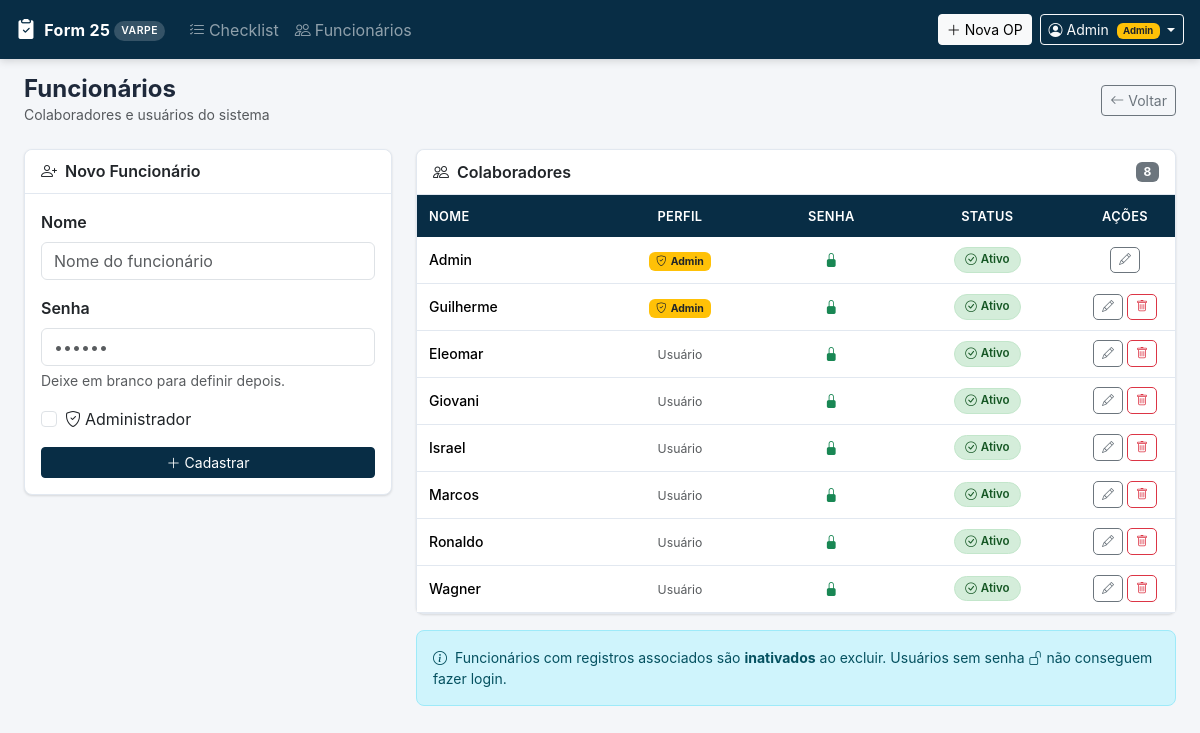
/funcionarios (signed in), run on the app's committed database.
### tables this page shows
CREATE TABLE funcionarios (
            id INTEGER PRIMARY KEY AUTOINCREMENT,
            nome TEXT NOT NULL UNIQUE,
            ativo INTEGER DEFAULT 1,
            created_at TEXT DEFAULT (datetime('now', 'localtime'))
        , senha_hash TEXT, is_admin INTEGER DEFAULT 0);

### app.py (the view)
@app.route("/funcionarios")
@login_required
def funcionarios():
    lista = db.listar_funcionarios()
    return render_template("funcionarios.html", funcionarios=lista)

### app.py (called while the page is built)
def login_required(f):
    @wraps(f)
    def decorated(*args, **kwargs):
        if "user_id" not in session:
            return redirect(url_for("login", next=request.path))
        return f(*args, **kwargs)
    return decorated

### database.py (called while the page is built)
def get_db():
    conn = sqlite3.connect(DB_PATH)
    conn.row_factory = sqlite3.Row
    return conn

def listar_funcionarios(apenas_ativos=False):
    conn = get_db()
    if apenas_ativos:
        rows = conn.execute(
            "SELECT * FROM funcionarios WHERE ativo=1 ORDER BY is_admin DESC, nome"
        ).fetchall()
    else:
        rows = conn.execute(
            "SELECT * FROM funcionarios ORDER BY ativo DESC, is_admin DESC, nome"
        ).fetchall()
    conn.close()
    return [dict(r) for r in rows]

### templates/funcionarios.html (shortened to what this page needs)
{% extends "base.html" %}
{% block content %}
<div class="d-flex align-items-center justify-content-between mb-4 flex-wrap gap-2">
  <div>
    <h1 class="h4 mb-0 fw-bold">Funcionários</h1>
    <p class="text-muted small mb-0">Colaboradores e usuários do sistema</p>
  </div>
  <a href="{{ url_for('index') }}" class="btn btn-sm btn-outline-secondary">
    <i class="bi bi-arrow-left me-1"></i>Voltar
  </a>
</div>
<div class="row g-4">
  <div class="col-lg-4">
    <div class="card sticky-top" style="top:1rem">
      <div class="card-header">
        <h6 class="mb-0 fw-semibold">
          {% if modo == 'editar' %}<i class="bi bi-pencil me-2"></i>Editar
          {% else %}<i class="bi bi-person-plus me-2"></i>Novo Funcionário{% endif %}
        </h6>
      </div>
      <div class="card-body">
        {% if modo == 'editar' and editando %}
        <form method="post" action="{{ url_for('funcionario_editar', func_id=editando.id) }}">
          <div class="mb-3">
            <label class="form-label fw-semibold">Nome</label>
            <input type="text" name="nome" class="form-control" value="{{ editando.nome }}" required>
          </div>
          <div class="mb-3">
            <label class="form-label fw-semibold">Nova Senha <small class="text-muted fw-normal">(deixe em branco para manter)</small></label>
            <input type="password" name="senha" class="form-control" placeholder="••••••">
          </div>
          {% if session.is_admin %}
          <div class="mb-3">
            <label class="form-label fw-semibold">Status</label>
            <div class="d-flex gap-3">
              <div class="form-check">
                <input class="form-check-input" type="radio" name="ativo" id="at1" value="1" {% if editando.ativo %}checked{% endif %}>
                <label class="form-check-label text-success fw-semibold" for="at1"><i class="bi bi-check-circle me-1"></i>Ativo</label>
              </div>
              <div class="form-check">
                <input class="form-check-input" type="radio" name="ativo" id="at0" value="0" {% if not editando.ativo %}checked{% endif %}>
                <label class="form-check-label text-secondary" for="at0"><i class="bi bi-pause-circle me-1"></i>Inativo</label>
              </div>
            </div>
          </div>
          <div class="mb-3">
            <label class="form-label fw-semibold">Perfil</label>
            <div class="d-flex gap-3">
              <div class="form-check">
                <input class="form-check-input" type="radio" name="is_admin" id="ia1" value="1" {% if editando.is_admin %}checked{% endif %}>
                <label class="form-check-label fw-semibold text-warning" for="ia1"><i class="bi bi-shield-check me-1"></i>Admin</label>
              </div>
              <div class="form-check">
                <input class="form-check-input" type="radio" name="is_admin" id="ia0" value="0" {% if not editando.is_admin %}checked{% endif %}>
                <label class="form-check-label" for="ia0"><i class="bi bi-person me-1"></i>Usuário</label>
              </div>
            </div>
          </div>
          {% else %}
          <input type="hidden" name="ativo" value="1">
          {% endif %}
          <div class="d-flex gap-2">
            <button type="submit" class="btn btn-primary btn-sm flex-fill"><i class="bi bi-check2 me-1"></i>Salvar</button>
            <a href="{{ url_for('funcionarios') }}" class="btn btn-outline-secondary btn-sm">Cancelar</a>
          </div>
        </form>
        {% elif session.is_admin %}
        <form method="post" action="{{ url_for('funcionario_novo') }}">
          <div class="mb-3">
            <label class="form-label fw-semibold">Nome</label>
            <input type="text" name="nome" class="form-control" placeholder="Nome do funcionário" required autofocus>
          </div>
          <div class="mb-3">
            <label class="form-label fw-semibold">Senha</label>
            <input type="password" name="senha" class="form-control" placeholder="••••••">
            <div class="form-text">Deixe em branco para definir depois.</div>
          </div>
          <div class="mb-3">
            <div class="form-check">
              <input class="form-check-input" type="checkbox" name="is_admin" id="isAdminNew" value="1">
              <label class="form-check-label" for="isAdminNew"><i class="bi bi-shield-check me-1"></i>Administrador</label>
            </div>
          </div>
          <button type="submit" class="btn btn-primary btn-sm w-100"><i class="bi bi-plus-lg me-1"></i>Cadastrar</button>
        </form>
        {% else %}
        <p class="text-muted small">Para editar seus dados, clique em Editar na linha do seu nome.</p>
        {% endif %}
      </div>
    </div>
  </div>
  <div class="col-lg-8">
    <div class="card">
      <div class="card-header d-flex align-items-center justify-content-between">
        <h6 class="mb-0 fw-semibold"><i class="bi bi-people me-2"></i>Colaboradores</h6>
        <span class="badge bg-secondary">{{ funcionarios|length }}</span>
      </div>
      <div class="card-body p-0">
        {% if funcionarios %}
        <div class="table-responsive">
          <table class="table table-hover mb-0">
            <thead>
              <tr>
                <th>Nome</th>
                <th class="text-center">Perfil</th>
                <th class="text-center">Senha</th>
                <th class="text-center">Status</th>
                <th class="text-center" style="width:100px">Ações</th>
              </tr>
            </thead>
            <tbody>
              {% for f in funcionarios %}
              <tr class="{% if not f.ativo %}opacity-60{% endif %}">
                <td class="fw-medium">{{ f.nome }}</td>
                <td class="text-center">
                  {% if f.is_admin %}
                    <span class="badge bg-warning text-dark"><i class="bi bi-shield-check me-1"></i>Admin</span>
                  {% else %}
                    <span class="text-muted small">Usuário</span>
                  {% endif %}
                </td>
                <td class="text-center">
                  {% if f.senha_hash %}
                    <i class="bi bi-lock-fill text-success" title="Senha definida"></i>
                  {% else %}
                    <i class="bi bi-unlock text-warning" title="Sem senha"></i>
                  {% endif %}
                </td>
                <td class="text-center">
                  {% if f.ativo %}
                    <span class="badge-func ativo"><i class="bi bi-check-circle me-1"></i>Ativo</span>
                  {% else %}
                    <span class="badge-func inativo"><i class="bi bi-pause-circle me-1"></i>Inativo</span>
                  {% endif %}
                </td>
                <td class="text-center">
                  <div class="d-flex gap-1 justify-content-center">
                    <a href="{{ url_for('funcionario_editar', func_id=f.id) }}"
                       class="btn btn-xs btn-outline-secondary" title="Editar">
                      <i class="bi bi-pencil"></i>
                    </a>
                    {% if session.is_admin and f.id != session.user_id %}
                    <form method="post" action="{{ url_for('funcionario_excluir', func_id=f.id) }}" class="d-inline"
                          onsubmit="return confirm('Excluir/inativar este funcionário?')">
                      <button type="submit" class="btn btn-xs btn-outline-danger" title="Excluir">
                        <i class="bi bi-trash"></i>
                      </button>
                    </form>
                    {% endif %}
                  </div>
                </td>
              </tr>
              {% endfor %}
            </tbody>
          </table>
        </div>
        {% else %}
        <div class="text-center py-4 text-muted">
          <i class="bi bi-people fs-2 opacity-30 d-block mb-2"></i>Nenhum funcionário cadastrado.
        </div>
        {% endif %}
      </div>
    </div>
    <div class="alert alert-info mt-3 small">
      <i class="bi bi-info-circle me-1"></i>
      Funcionários com registros associados são <strong>inativados</strong> ao excluir.
      Usuários sem senha <i class="bi bi-unlock"></i> não conseguem fazer login.
    </div>
  </div>
</div>
{% endblock %}

### templates/base.html (shortened to what this page needs)
<!DOCTYPE html>
<html lang="pt-BR">
<head>
  <link href="https://cdn.jsdelivr.net/npm/bootstrap@5.3.3/dist/css/bootstrap.min.css" rel="stylesheet">
  <link href="https://cdn.jsdelivr.net/npm/bootstrap-icons@1.11.3/font/bootstrap-icons.css" rel="stylesheet">
  <link href="{{ url_for('static', filename='css/style.css') }}" rel="stylesheet">
</head>
<body>
<nav class="navbar navbar-expand-lg navbar-dark">
  <div class="container-fluid px-3">
    <a class="navbar-brand d-flex align-items-center gap-2" href="{{ url_for('index') }}">
      <i class="bi bi-clipboard2-check-fill fs-5"></i>
      <span>Form 25 <span class="badge-varpe">VARPE</span></span>
    </a>
    <div class="collapse navbar-collapse" id="mainNav">
      <ul class="navbar-nav me-auto">
        {% if session.is_admin %}
        <li class="nav-item">
          <a class="nav-link" href="{{ url_for('checklist_admin') }}">
            <i class="bi bi-list-check me-1"></i>Checklist
          </a>
        </li>
        {% endif %}
        <li class="nav-item">
          <a class="nav-link" href="{{ url_for('funcionarios') }}">
            <i class="bi bi-people me-1"></i>Funcionários
          </a>
        </li>
      </ul>
      <div class="d-flex align-items-center gap-2 mt-2 mt-lg-0">
        {% if session.is_admin %}
        <a href="{{ url_for('novo') }}" class="btn btn-sm btn-light">
          <i class="bi bi-plus-lg me-1"></i>Nova OP
        </a>
        {% endif %}
        <div class="dropdown">
          <button class="btn btn-sm btn-outline-light dropdown-toggle" data-bs-toggle="dropdown">
            <i class="bi bi-person-circle me-1"></i>{{ session.user_nome or 'Usuário' }}
            {% if session.is_admin %}<span class="badge bg-warning text-dark ms-1" style="font-size:.6rem">Admin</span>{% endif %}
          </button>
        </div>
      </div>
    </div>
  </div>
</nav>
<div class="container-fluid px-3 px-md-4 py-3">
  {% block content %}{% endblock %}
</div>
</body>
</html>

### static/css/style.css (style rules this page uses)
:root { --azul: #082d45; --azul-medio: #1a4a6e; --azul-claro: #d0e8f5; --cinza-fundo: #f4f6f9; --cinza-borda: #e2e8f0; --ok-bg: #d4edda; --ok-text: #155724; --ok-border: #c3e6cb; --nok-bg: #f8d7da; --nok-text: #721c24; --nok-border: #f5c6cb; --na-bg: #fff3cd; --na-text: #856404; --na-border: #ffeeba; --radius: 8px; --shadow: 0 1px 3px rgba(0,0,0,.08), 0 1px 2px rgba(0,0,0,.05); }
body { background-color: var(--cinza-fundo); font-family: 'Inter', system-ui, -apple-system, sans-serif; color: #1e293b; }
.navbar { background-color: var(--azul) !important; box-shadow: 0 2px 8px rgba(0,0,0,.15); padding: 0.6rem 0; }
.navbar-brand { font-weight: 700; font-size: 1rem; letter-spacing: .3px; }
.badge-varpe { display: inline-block; background: rgba(255,255,255,0.18); color: #fff; font-size: 0.65rem; padding: 2px 7px; border-radius: 20px; font-weight: 600; letter-spacing: .5px; vertical-align: middle; }
.card { border: 1px solid var(--cinza-borda); border-radius: var(--radius); box-shadow: var(--shadow); }
.card-header { background: #fff; border-bottom: 1px solid var(--cinza-borda); padding: 0.75rem 1rem; border-radius: var(--radius) var(--radius) 0 0 !important; }
.table thead th { background: var(--azul); color: #fff; font-weight: 600; font-size: 0.8rem; text-transform: uppercase; letter-spacing: .4px; border: none; padding: 0.7rem 0.75rem; white-space: nowrap; }
.table tbody td { vertical-align: middle; font-size: 0.875rem; border-color: var(--cinza-borda); padding: 0.6rem 0.75rem; }
.btn-primary { background-color: var(--azul); border-color: var(--azul); }
.btn-xs { font-size: 0.75rem; padding: 0.25rem 0.5rem; line-height: 1.4; border-radius: 5px; }
.alert { border-radius: var(--radius); font-size: 0.875rem; }
.badge-func { display: inline-block; font-size: 0.72rem; font-weight: 600; padding: 3px 10px; border-radius: 20px; }
.badge-func.ativo { background: var(--ok-bg); color: var(--ok-text); border: 1px solid var(--ok-border); }

### data on the page
funcionarios: nome "Admin", is_admin 1 (drawn), ativo 1 (drawn)
funcionarios: nome "Guilherme", is_admin 1 (drawn), ativo 1 (drawn)
funcionarios: nome "Eleomar", is_admin "Usuário", ativo 1 (drawn)
funcionarios: nome "Giovani", is_admin "Usuário", ativo 1 (drawn)
funcionarios: nome "Israel", is_admin "Usuário", ativo 1 (drawn)
funcionarios: nome "Marcos", is_admin "Usuário", ativo 1 (drawn)
funcionarios: nome "Ronaldo", is_admin "Usuário", ativo 1 (drawn)
funcionarios: nome "Wagner", is_admin "Usuário", ativo 1 (drawn)

### other printed values
{{ funcionarios|length }} "8"
